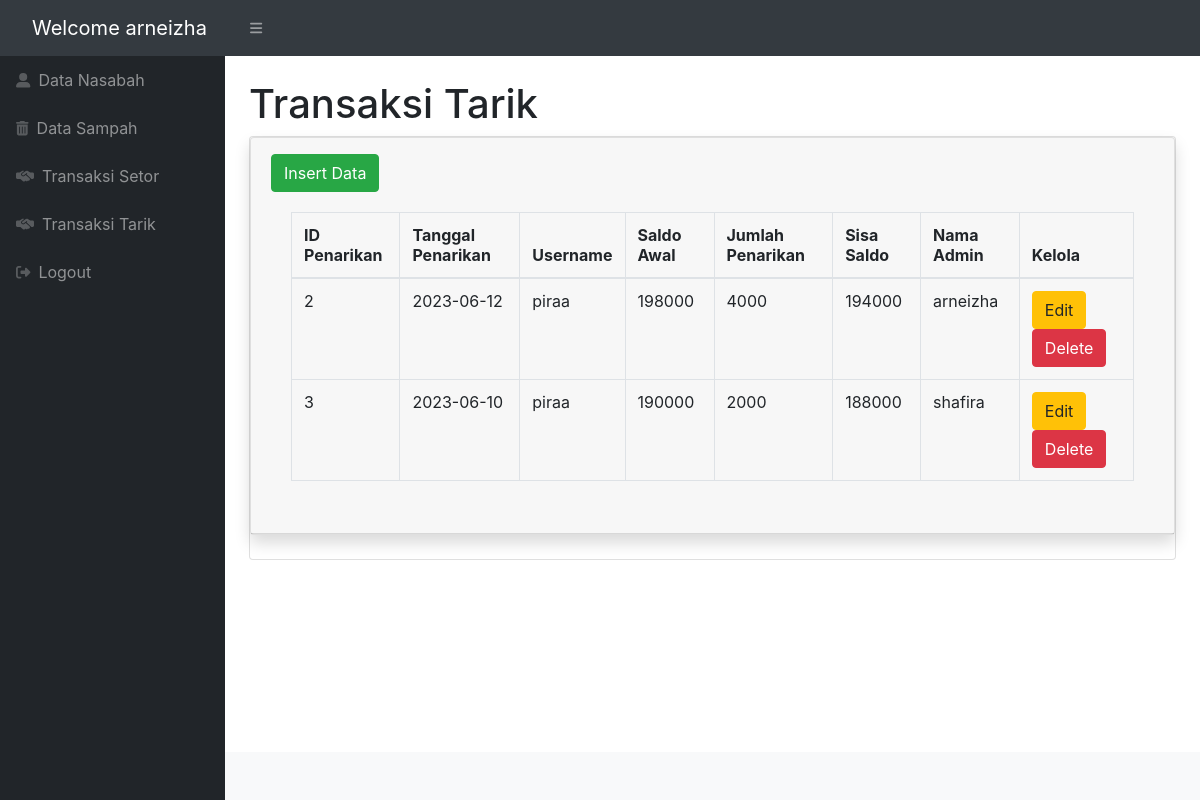
The app's page /ttarik.php (signed in) with its own data.
### tables this page shows
CREATE TABLE IF NOT EXISTS `t_tarik` (
  `ID_tarik` int(11) NOT NULL AUTO_INCREMENT,
  `tanggal` date NOT NULL,
  `username` varchar(50) DEFAULT NULL,
  `saldoawal` int(11) DEFAULT NULL,
  `jumlah` int(11) NOT NULL DEFAULT 0,
  `sisa` int(11) DEFAULT NULL,
  `admin` varchar(50) NOT NULL DEFAULT '0',
  PRIMARY KEY (`ID_tarik`),
  KEY `FK_t_tarik_nasabah` (`username`),
  KEY `FK_t_tarik_admin` (`admin`),
  CONSTRAINT `FK_t_tarik_admin` FOREIGN KEY (`admin`) REFERENCES `admin` (`username`),
  CONSTRAINT `FK_t_tarik_nasabah` FOREIGN KEY (`username`) REFERENCES `nasabah` (`username`)
);

### ttarik.php (the view, shortened to what this page needs)
<?php
include "koneksi.php";
$username = $_SESSION['username'];
?>
<head>
  <link href="https://cdn.jsdelivr.net/npm/simple-datatables@7.1.2/dist/style.min.css" rel="stylesheet" />
  <link href="css/styles.css" rel="stylesheet" />
  <link href="https://stackpath.bootstrapcdn.com/bootstrap/4.5.2/css/bootstrap.min.css" rel="stylesheet" />
</head>
<body class="sb-nav-fixed">
  <nav class="sb-topnav navbar navbar-expand navbar-dark bg-dark">
    <a class="navbar-brand ps-3" href="login_admin.php">Welcome <?php echo $username; ?></a>
    <button class="btn btn-link btn-sm order-1 order-lg-0 me-4 me-lg-0" id="sidebarToggle" href="#!"><i class="fas fa-bars"></i></button>
  </nav>
  <div id="layoutSidenav">
    <div id="layoutSidenav_nav">
      <nav class="sb-sidenav accordion sb-sidenav-dark" id="sidenavAccordion">
        <div class="sb-sidenav-menu">
          <div class="nav">
            <a class="nav-link" href="dashboard.php">
              <div class="sb-nav-link-icon"><i class="fas fa-user-alt"></i></div>
              Data Nasabah
            </a>
            <a class="nav-link" href="data_sampah.php">
              <div class="sb-nav-link-icon"><i class="fas fa-trash-alt"></i></div>
              Data Sampah
            </a>
            <a class="nav-link" href="tsetor.php">
              <div class="sb-nav-link-icon"><i class="fas fa-handshake-alt"></i></div>
              Transaksi Setor
            </a>
            <a class="nav-link" href="ttarik.php">
              <div class="sb-nav-link-icon"><i class="fas fa-handshake-alt"></i></div>
              Transaksi Tarik
            </a>
            <a class="nav-link" href="index.html">
              <div class="sb-nav-link-icon"><i class="fas fa-sign-out-alt"></i></div>
              Logout
            </a>
          </div>
        </div>
      </nav>
    </div>
    <div id="layoutSidenav_content">
      <main>
        <div class="container-fluid px-4">
          <h1 class="mt-4">Transaksi Tarik</h1>
          <div class="card mb-4">
            <div class="card shadow mb-4">
              <div class="card-header py-3">
                <a href="input_tarik.php">
                  <button type="button" class="btn btn-success">Insert Data</button>
                </a>
                <div class="card-body">
                  <div class="table-responsive">
                    <table class="table table-bordered" id="datatablesSimple">
                      <thead>
                        <tr>
                          <th>ID Penarikan</th>
                          <th>Tanggal Penarikan</th>
                          <th>Username</th>
                          <th>Saldo Awal</th>
                          <th>Jumlah Penarikan</th>
                          <th>Sisa Saldo</th>
                          <th>Nama Admin</th>
                          <th>Kelola</th>
                        </tr>
                      </thead>
                      <?php
                      $tampil = mysqli_query($conn, "select * from t_tarik");
                      while ($hasil = mysqli_fetch_array($tampil)) {
                      ?>
                        <tr>
                          <td><?php echo $hasil['ID_tarik']; ?></td>
                          <td><?php echo $hasil['tanggal']; ?></td>
                          <td><?php echo $hasil['username']; ?></td>
                          <td><?php echo $hasil['saldoawal']; ?></td>
                          <td><?php echo $hasil['jumlah']; ?></td>
                          <td><?php echo $hasil['sisa']; ?></td>
                          <td><?php echo $hasil['admin']; ?></td>
                          <td>
                            <a href="form_edit_ttarik.php?id=<?php echo $hasil['ID_tarik']; ?>"><button type="button" class="btn btn-warning">Edit</button></a>
                            <a href="deltarik.php?ID_tarik=<?php echo $hasil['ID_tarik']; ?>"><button type="button" class="btn btn-danger">Delete</button></a>
                          </td>
                        </tr>
                      <?php
                      }
                      ?>
                    </table>
                  </div>
                </div>
              </div>
            </div>
      </main>
      <footer class="py-4 bg-light mt-auto">
      </footer>
    </div>
  </div>
</body>

### records on screen
t_tarik: ID_tarik "2", tanggal "2023-06-12", username "piraa", saldoawal "198000", jumlah "4000", sisa "194000", admin "arneizha"
t_tarik: ID_tarik "3", tanggal "2023-06-10", username "piraa", saldoawal "190000", jumlah "2000", sisa "188000", admin "shafira"

### other values on screen
$username "arneizha"
